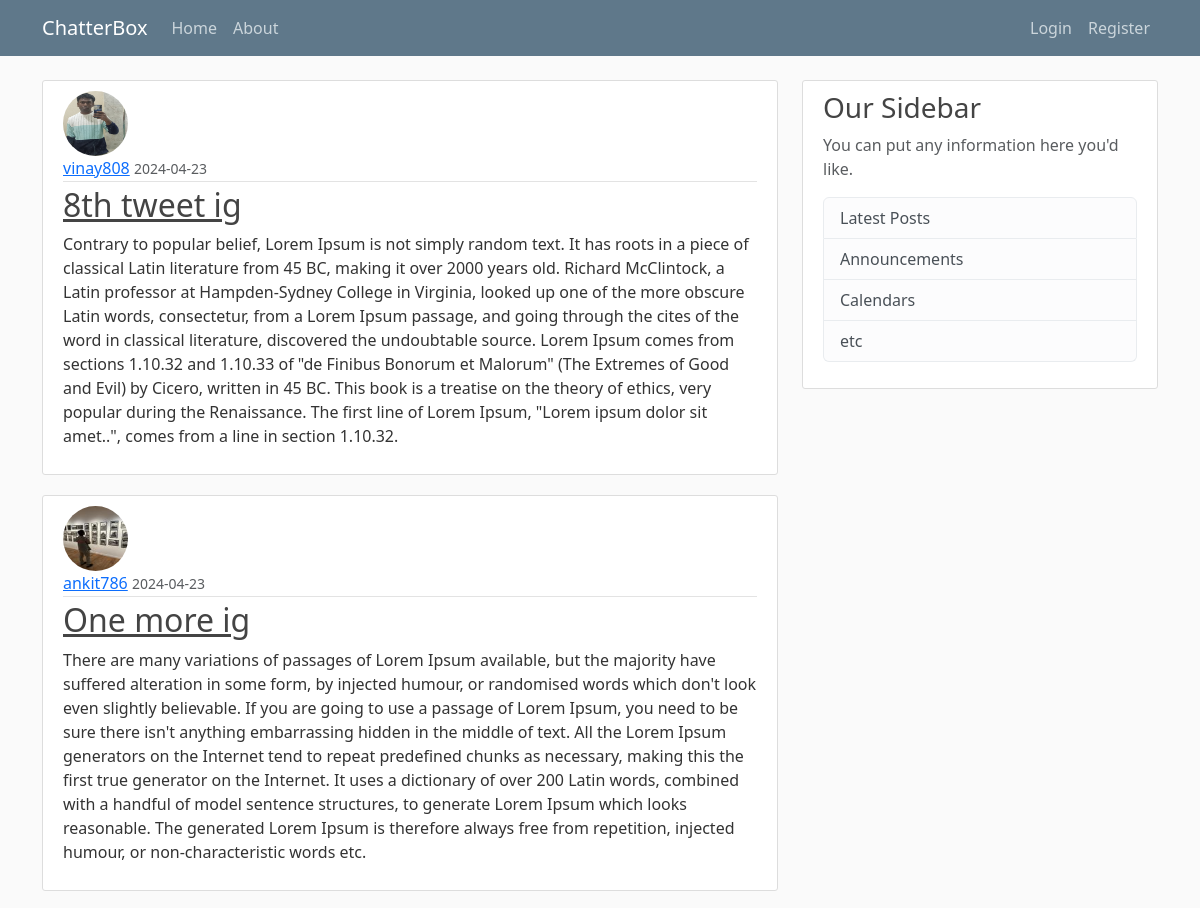
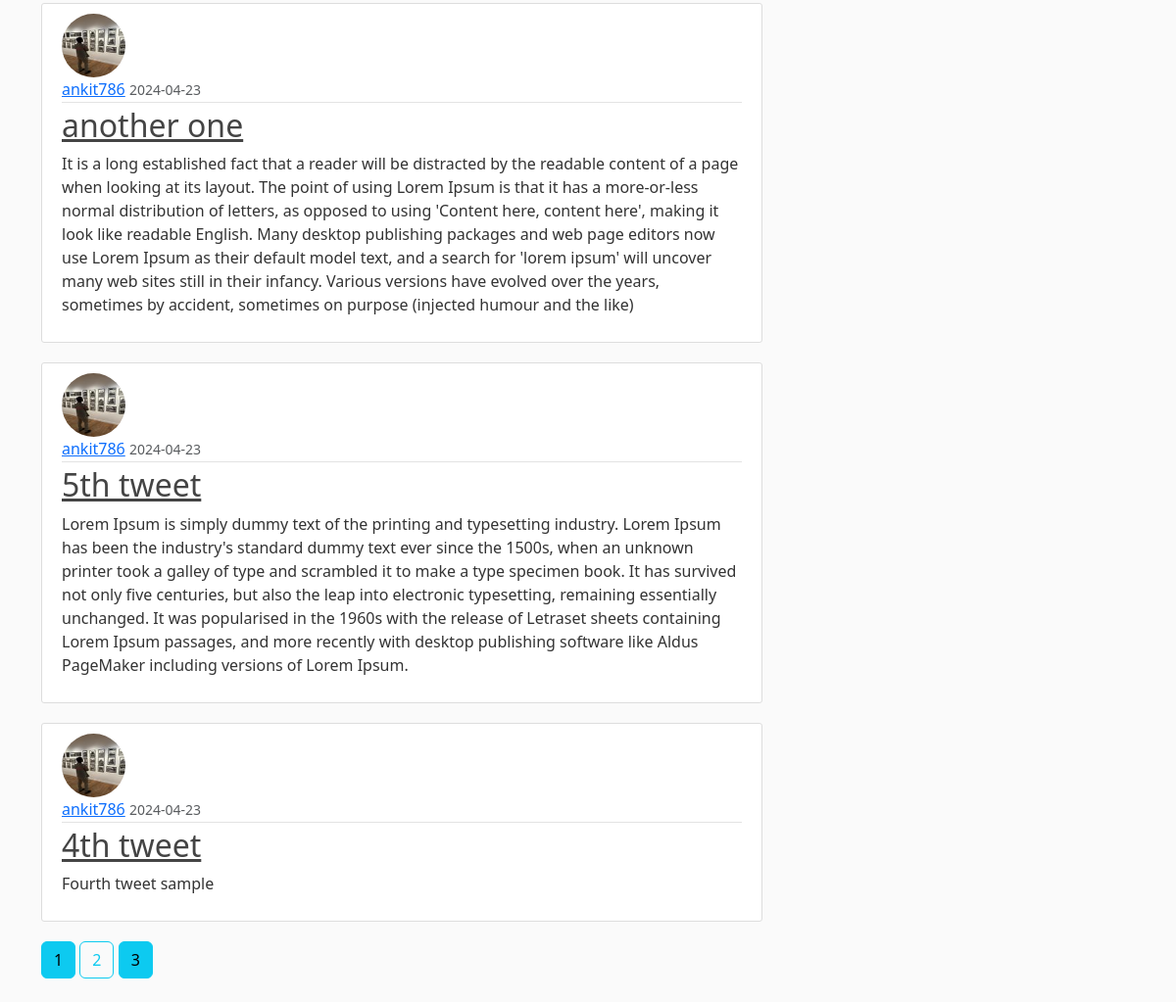
The page /home?page=2 on the database its author committed (2 pictures, top to bottom).
### blogapp/models.py (models this page shows, shortened)
class Post(db.Model):
    id = db.Column(db.Integer, primary_key=True)
    title = db.Column(db.String(100), nullable=False)
    date_posted = db.Column(db.DateTime, nullable=False, default=datetime.now)
    content = db.Column(db.Text, nullable=False)
    user_id = db.Column(db.Integer, db.ForeignKey('user.id'), nullable=False)

class User(db.Model, UserMixin):
    id = db.Column(db.Integer, primary_key=True)
    username = db.Column(db.String(20), unique=True, nullable=False)
    email = db.Column(db.String(120), unique=True, nullable=False)
    image_file = db.Column(db.String(20), nullable=False, default='default.jpg')
    password = db.Column(db.String(60), nullable=False)
    posts = db.relationship('Post', backref='author', lazy=True)

### blogapp/routes.py (the view)
@app.route("/")
@app.route("/home")
def hello_world():
    page = request.args.get('page', 1, type=int)
    posts = Post.query.order_by(Post.date_posted.desc()).paginate(page=page, per_page=5)
    return render_template('home.html', posts=posts)

### blogapp/templates/home.html
{% extends "base.html" %}
{% block content %}
    {% for post in posts.items %}
    <article class="media content-section">
      <img class="rounded-circle article-img" src="{{ url_for('static', filename='profile_pics/' + post.author.image_file)}}">
      <div class="media-body">
        <div class="article-metadata">
          <a class="mr-2" href="{{ url_for('user_posts', username=post.author.username) }}">{{ post.author.username }}</a>
          <small class="text-muted">{{ post.date_posted.strftime('%Y-%m-%d') }}</small>
        </div>
        <h2><a class="article-title" href="{{ url_for('post', post_id=post.id) }}">{{ post.title }}</a></h2>
        <p class="article-content">{{ post.content }}</p>
      </div>
    </article>
    {% endfor %}
    {% for page_num in posts.iter_pages(left_edge=1, right_edge=1, left_current=1, right_current=2) %}
        {% if page_num %}
            {% if posts.page == page_num %}
                <a class="btn btn-outline-info mb-4" href="{{ url_for('hello_world', page=page_num) }}"> {{ page_num }} </a>
            {% else %}
                <a class="btn btn-info mb-4" href="{{ url_for('hello_world', page=page_num) }}"> {{ page_num }} </a>
            {% endif %}
        {% else %}
            ...
        {% endif %}
    {% endfor %}
{% endblock content%}

### blogapp/static/main.css (style rules this page uses)
body { background: #fafafa; color: #333333; margin-top: 5rem; }
h1, h2, h3, h4, h5, h6 { color: #444444; }
.content-section { background: #ffffff; padding: 10px 20px; border: 1px solid #dddddd; border-radius: 3px; margin-bottom: 20px; }
.article-title { color: #444444; }
.article-content { white-space: pre-line; }
.article-img { height: 65px; width: 65px; margin-right: 14px; }
.article-metadata { padding-bottom: 1px; margin-bottom: 4px; border-bottom: 1px solid #e3e3e3 }

### rows shown on the page
Post: image_file (placeholder picture), author.username "vinay808", date_posted "2024-04-23", title "8th tweet ig", content "Contrary to popular belief, Lorem Ipsum is not simply random text. It has roots in a piece of classical Latin literature from 45 BC, making it over 2000 years old. Richard McClintock, a Latin professor at Hampden-Sydney College in Virginia, looked up one of the more obscure Latin words, consectetur, from a Lorem Ipsum passage, and going through the cites of the word in classical literature, discovered the undoubtable source. Lorem Ipsum comes from sections 1.10.32 and 1.10.33 of \"de Finibus Bonorum et Malorum\" (The Extremes of Good and Evil) by Cicero, written in 45 BC. This book is a treatise on the theory of ethics, very popular during the Renaissance. The first line of Lorem Ipsum,…"
Post: image_file (picture), author.username "ankit786", date_posted "2024-04-23", title "One more ig", content "There are many variations of passages of Lorem Ipsum available, but the majority have suffered alteration in some form, by injected humour, or randomised words which don't look even slightly believable. If you are going to use a passage of Lorem Ipsum, you need to be sure there isn't anything embarrassing hidden in the middle of text. All the Lorem Ipsum generators on the Internet tend to repeat predefined chunks as necessary, making this the first true generator on the Internet. It uses a dictionary of over 200 Latin words, combined with a handful of model sentence structures, to generate Lorem Ipsum which looks reasonable. The generated Lorem Ipsum is therefore always free from…"
Post: image_file (picture), author.username "ankit786", date_posted "2024-04-23", title "another one", content "It is a long established fact that a reader will be distracted by the readable content of a page when looking at its layout. The point of using Lorem Ipsum is that it has a more-or-less normal distribution of letters, as opposed to using 'Content here, content here', making it look like readable English. Many desktop publishing packages and web page editors now use Lorem Ipsum as their default model text, and a search for 'lorem ipsum' will uncover many web sites still in their infancy. Various versions have evolved over the years, sometimes by accident, sometimes on purpose (injected humour and the like)"
Post: image_file (picture), author.username "ankit786", date_posted "2024-04-23", title "5th tweet", content "Lorem Ipsum is simply dummy text of the printing and typesetting industry. Lorem Ipsum has been the industry's standard dummy text ever since the 1500s, when an unknown printer took a galley of type and scrambled it to make a type specimen book. It has survived not only five centuries, but also the leap into electronic typesetting, remaining essentially unchanged. It was popularised in the 1960s with the release of Letraset sheets containing Lorem Ipsum passages, and more recently with desktop publishing software like Aldus PageMaker including versions of Lorem Ipsum."
Post: image_file (picture), author.username "ankit786", date_posted "2024-04-23", title "4th tweet", content "Fourth tweet sample"

### other values the page prints
{{ page_num }} "1" "3"
{{ page_num }} "2"
